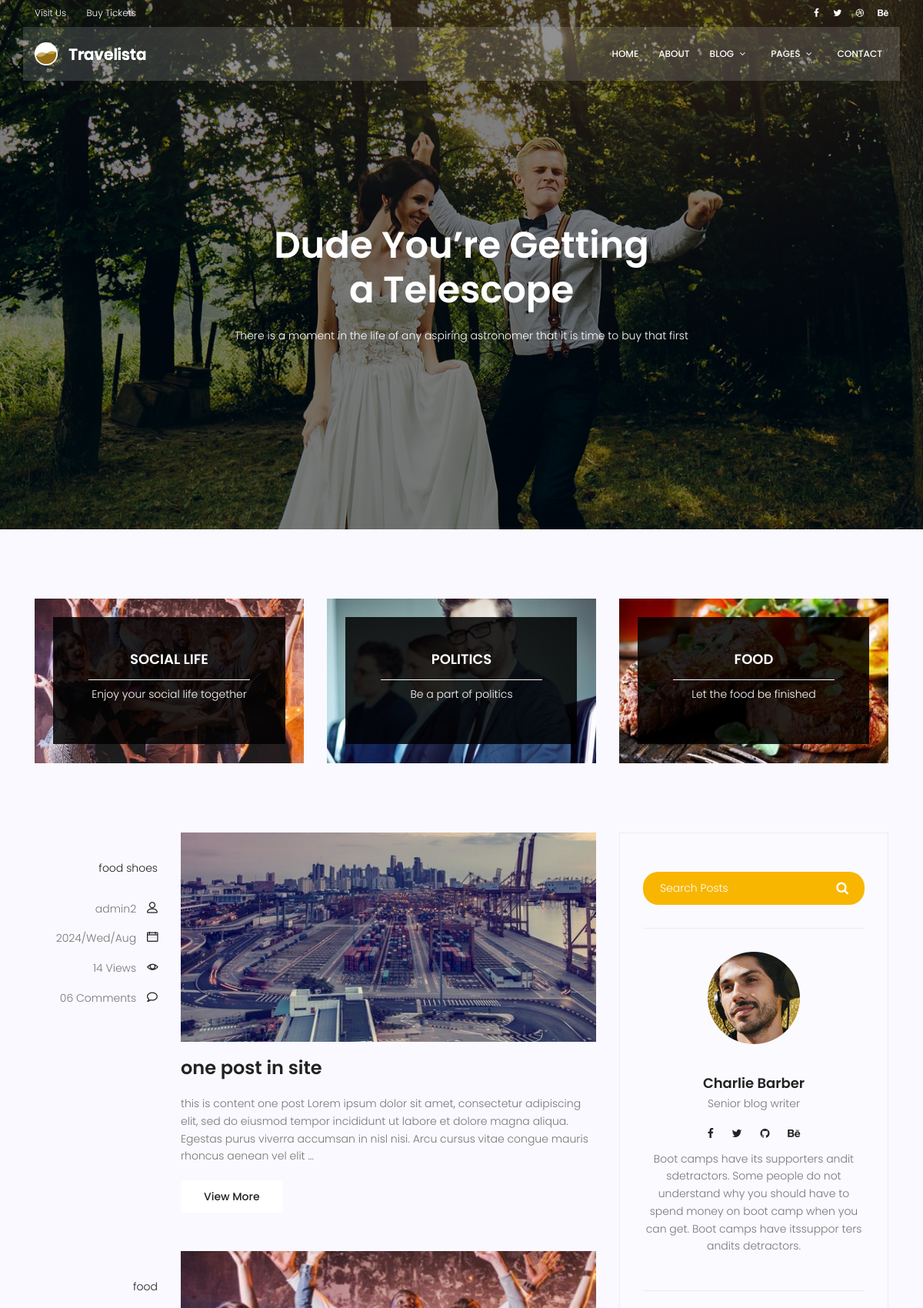
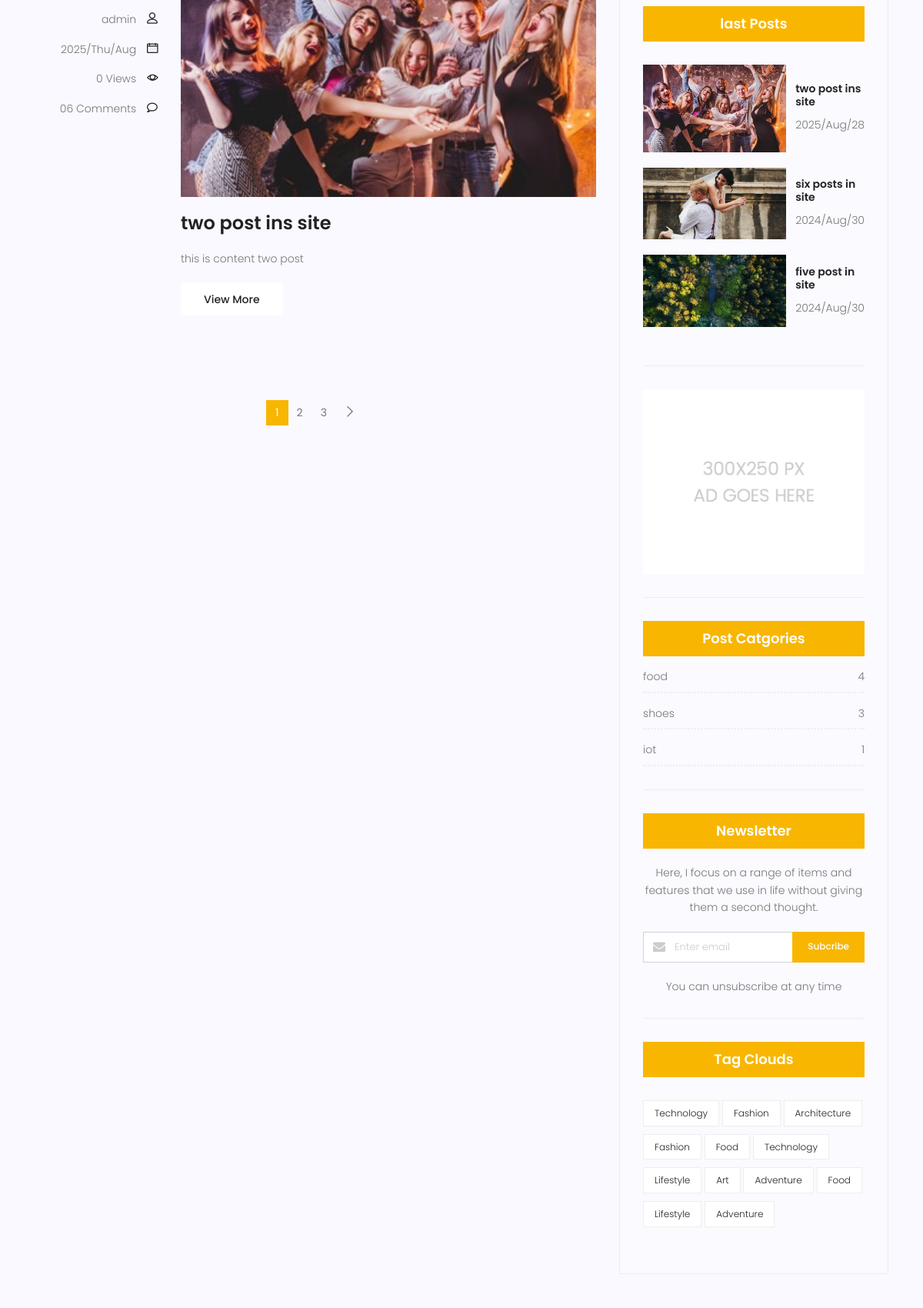
The app's page /blogs/ (upper part) with its own data (2 pictures, top to bottom).
### blog/models.py (models this page shows, shortened)
class Category(models.Model):
    name = models.CharField(max_length=255)
    def __str__(self):
        return self.name
    class Meta:
        verbose_name = "دسته بندی "
        verbose_name_plural = "دسته بندی ها"

class Post(models.Model):
    author = models.ForeignKey(User,on_delete=models.SET_NULL,null=True)
    title = models.CharField(max_length=255)
    content = models.TextField()
    category = models.ManyToManyField('Category')
    image = models.ImageField(upload_to="blog_image",null=True)
    status = models.BooleanField(default=False)
    counted_view = models.IntegerField(default=0)
    created_date = models.DateTimeField(auto_now_add=True,null=True)
    updated_date = models.DateTimeField(auto_now=True,null=True)
    published_date = models.DateTimeField(null=True)
    class Meta:
        ordering = ["created_date"]
        verbose_name = "پست "
        verbose_name_plural = "پست ها "

### blog/views.py (the view)
# urls.py: path("",views.all_blogs_view,name="all"),
def all_blogs_view(request,**kwargs):
    time_now = timezone.now()
    posts = Post.objects.exclude(published_date__gt=time_now).filter(status=True)
    cat_name = ""
    username = ""
    if kwargs.get("cat_name") != None:
        cat_name = kwargs.get("cat_name")
        posts = posts.filter(category__name=kwargs.get("cat_name"))
    if kwargs.get("username") != None:
        username = kwargs.get("username")
        posts = posts.filter(author__username=kwargs.get("username"))
    posts = Paginator(posts,2)
    try :
        page_number = request.GET.get("page")
        posts = posts.get_page(page_number)
    except PageNotAnInteger:
        posts = posts.get_page(1)
    except EmptyPage :
        posts = posts.get_page(1)
    return render(request,"blog/all_blog.html",{"posts" :posts,"cat_name":cat_name ,"username" :username})

### blog/templatetags/blog_sidebar.py (called while the page is built)
@register.inclusion_tag("blog/category_sidebar.html")
def all_category_sidebar():
    time_now = timezone.now()
    posts = Post.objects.exclude(published_date__gt=time_now).filter(status=True)
    category_dict = {}
    category = Category.objects.all()
    for name in category :
        category_dict[name] = posts.filter(category=name).count()
    return {
        "category": category_dict
    }

@register.inclusion_tag("blog/last_post_sidebar.html")
def last_post_sidebar():
    time_now = timezone.now()
    last_posts = Post.objects.exclude(published_date__gt=time_now).filter(status=True).order_by("-published_date")[:3]
    return {"last_posts" :last_posts}

### templates/blog/all_blog.html (shortened to what this page needs)
{% extends 'base.html' %}
{% load static %}
{% load blog_sidebar %}
{% block content %}
<section class="banner-area relative blog-home-banner" id="home">
    <div class="overlay overlay-bg"></div>
    <div class="container">
        <div class="row d-flex align-items-center justify-content-center">
            <div class="about-content blog-header-content col-lg-12">
                <h1 class="text-white">
                    Dude You’re Getting
                    a Telescope
                </h1>
                <p class="text-white">
                    There is a moment in the life of any aspiring astronomer that it is time to buy that first
                </p>
            </div>
        </div>
    </div>
</section>
<section class="top-category-widget-area pt-90 pb-90 ">
    <div class="container">
        <div class="row">
            <div class="col-lg-4">
                <div class="single-cat-widget">
                    <div class="content relative">
                        <div class="overlay overlay-bg"></div>
                        <a href="#" target="_blank">
                          <div class="thumb">
                               <img class="content-image img-fluid d-block mx-auto" src="{% static 'img/blog/cat-widget1.jpg' %}" alt="">
                            </div>
                          <div class="content-details">
                            <h4 class="content-title mx-auto text-uppercase">Social life</h4>
                            <span></span>
                            <p>Enjoy your social life together</p>
                          </div>
                        </a>
                    </div>
                </div>
            </div>
            <div class="col-lg-4">
                <div class="single-cat-widget">
                    <div class="content relative">
                        <div class="overlay overlay-bg"></div>
                        <a href="#" target="_blank">
                          <div class="thumb">
                               <img class="content-image img-fluid d-block mx-auto" src="{% static 'img/blog/cat-widget2.jpg' %}" alt="">
                            </div>
                          <div class="content-details">
                            <h4 class="content-title mx-auto text-uppercase">Politics</h4>
                            <span></span>
                            <p>Be a part of politics</p>
                          </div>
                        </a>
                    </div>
                </div>
            </div>
            <div class="col-lg-4">
                <div class="single-cat-widget">
                    <div class="content relative">
                        <div class="overlay overlay-bg"></div>
                        <a href="#" target="_blank">
                          <div class="thumb">
                               <img class="content-image img-fluid d-block mx-auto" src="{% static 'img/blog/cat-widget3.jpg' %}" alt="">
                            </div>
                          <div class="content-details">
                            <h4 class="content-title mx-auto text-uppercase">Food</h4>
                            <span></span>
                            <p>Let the food be finished</p>
                          </div>
                        </a>
                    </div>
                </div>
            </div>
        </div>
    </div>
</section>
<section class="post-content-area">
    <div class="container">
        <div class="row">
            <div class="col-lg-8 posts-list">
                {% for post in posts %}
                <div class="single-post row">
                    <div class="col-lg-3  col-md-3 meta-details">
                        <ul class="tags">
                            {% for cat in post.category.all%}
                            <li><a href="{% url 'blog:category' cat.name %}">{{cat.name}}</a></li>
                            {% endfor %}
                        </ul>
                        <div class="user-details row">
                            <p class="user-name col-lg-12 col-md-12 col-6"><a href="{% url 'blog:author' post.author.username %}">{{ post.author}}</a> <span class="lnr lnr-user"></span></p>
                            <p class="date col-lg-12 col-md-12 col-6"><a href="#">{{post.published_date|date:"Y/D/M "}}</a> <span class="lnr lnr-calendar-full"></span></p>
                            <p class="view col-lg-12 col-md-12 col-6"><a href="#">{{post.counted_view}} Views</a> <span class="lnr lnr-eye"></span></p>
                            <p class="comments col-lg-12 col-md-12 col-6"><a href="#">06 Comments</a> <span class="lnr lnr-bubble"></span></p>
                        </div>
                    </div>
                    <div class="col-lg-9 col-md-9 ">
                        <div class="feature-img">
                            <img class="img-fluid" src="{{post.image.url}}" alt="">
                        </div>
                        <a class="posts-title" href="{% url 'blog:single' post.id %}"><h3>{{post.title}}</h3></a>
                        <p class="excert">
                            {{post.content|truncatewords:40}}
                        </p>
                        <a href="{% url 'blog:single' post.id %}" class="primary-btn">View More</a>
                    </div>
                </div>
                {% endfor %}
                <nav class="blog-pagination justify-content-center d-flex">
                    <ul class="pagination">
                            {% for i in posts.paginator.page_range %}
                                {% if posts.number == i %}
                                <li class="page-item active"><a href="?page={{i}}" class="page-link">{{i}}</a></li>
                                {% else %}
                                <li class="page-item"><a href="?page={{i}}" class="page-link">{{i}}</a></li>
                                {% endif %}
                            {% endfor %}
                            {% if posts.has_next %}
                            <li class="page-item">
                                <a href="?page={{ posts.next_page_number }}" class="page-link" aria-label="Next">
                                    <span aria-hidden="true">
                                        <span class="lnr lnr-chevron-right"></span>
                                    </span>
                                </a>
                            </li>
                            {% endif %}
                    </ul>
                </nav>
            </div>
            <div class="col-lg-4 sidebar-widgets">
                <div class="widget-wrap">
                    <div class="single-sidebar-widget search-widget">
                        <form class="search-form" action="{% url 'blog:search' %}">
                            <input placeholder="Search Posts" name="search_word" type="text" onfocus="this.placeholder = ''" onblur="this.placeholder = 'Search Posts'" >
                            <button type="submit"><i class="fa fa-search"></i></button>
                        </form>
                    </div>
                    <div class="single-sidebar-widget user-info-widget">
                        <img src="{% static 'img/blog/user-info.png' %}" alt="">
                        <a href="#"><h4>Charlie Barber</h4></a>
                        <p>
                            Senior blog writer
                        </p>
                        <ul class="social-links">
                            <li><a href="#"><i class="fa fa-facebook"></i></a></li>
                            <li><a href="#"><i class="fa fa-twitter"></i></a></li>
                            <li><a href="#"><i class="fa fa-github"></i></a></li>
                            <li><a href="#"><i class="fa fa-behance"></i></a></li>
                        </ul>
                        <p>
                            Boot camps have its supporters andit sdetractors. Some people do not understand why you should have to spend money on boot camp when you can get. Boot camps have itssuppor ters andits detractors.
                        </p>
                    </div>
                    {% last_post_sidebar %}
                    {% all_category_sidebar %}
                    <div class="single-sidebar-widget newsletter-widget">
                        <h4 class="newsletter-title">Newsletter</h4>
                        <p>
                            Here, I focus on a range of items and features that we use in life without
                            giving them a second thought.
                        </p>
                        <div class="form-group d-flex flex-row">
                           <div class="col-autos">
                              <div class="input-group">
                                <div class="input-group-prepend">
                                  <div class="input-group-text"><i class="fa fa-envelope" aria-hidden="true"></i>
                                </div>
                                </div>
                                <input type="text" class="form-control" id="inlineFormInputGroup" placeholder="Enter email" onfocus="this.placeholder = ''" onblur="this.placeholder = 'Enter email'" >
                              </div>
                            </div>
                            <a href="#" class="bbtns">Subcribe</a>
                        </div>
                        <p class="text-bottom">
                            You can unsubscribe at any time
                        </p>
                    </div>
                    <div class="single-sidebar-widget tag-cloud-widget">
                        <h4 class="tagcloud-title">Tag Clouds</h4>
                        <ul>
                            <li><a href="#">Technology</a></li>
                            <li><a href="#">Fashion</a></li>
                            <li><a href="#">Architecture</a></li>
                            <li><a href="#">Fashion</a></li>
                            <li><a href="#">Food</a></li>
                            <li><a href="#">Technology</a></li>
                            <li><a href="#">Lifestyle</a></li>
                            <li><a href="#">Art</a></li>
                            <li><a href="#">Adventure</a></li>
                            <li><a href="#">Food</a></li>
                            <li><a href="#">Lifestyle</a></li>
                            <li><a href="#">Adventure</a></li>
                        </ul>
                    </div>
                </div>
            </div>
        </div>
    </div>
</section>
{% endblock %}

### templates/blog/last_post_sidebar.html
{% load static %}
<div class="single-sidebar-widget popular-post-widget">
    <h4 class="popular-title">last Posts</h4>
    <div class="popular-post-list">
        {% for post in last_posts %}
        <div class="single-post-list d-flex flex-row align-items-center">
            <div class="thumb">
                <img class="img-fluid" src="{{post.image.url}}" alt="">
            </div>
            <div class="details">
                <a href="{% url 'blog:single' post.id%}"><h6>{{post.title}}</h6></a>
                <p>{{post.published_date|date:"Y/M/d"}}</p>
            </div>
        </div>
        {% endfor %}
    </div>
</div>

### templates/blog/category_sidebar.html
{% load static %}
<div class="single-sidebar-widget ads-widget">
    <a href="#"><img class="img-fluid" src="{% static 'img/blog/ads-banner.jpg' %}" alt=""></a>
</div>
<div class="single-sidebar-widget post-category-widget">
    <h4 class="category-title">Post Catgories</h4>
    <ul class="cat-list">
     {% for name,count in category.items %}
     <li>
        <a href="{% url 'blog:category' name %}" class="d-flex justify-content-between">
            <p>{{name}}</p>
            <p>{{count}}</p>
        </a>
    </li>
     {% endfor %}
    </ul>
</div>

### records on screen
Post: author "admin2", published_date "2024/Wed/Aug", counted_view "14", image (picture), title "one post in site", content "this is content one post Lorem ipsum dolor sit amet, consectetur adipiscing elit, sed do eiusmod tempor incididunt ut labore et dolore magna aliqua. Egestas purus viverra accumsan in nisl nisi. Arcu cursus vitae congue mauris rhoncus aenean vel elit …"
Category: name "food", count "4"
Category: name "shoes", count "3"
Post: author "admin", published_date "2025/Thu/Aug", counted_view "0", image (picture), title "two post ins site", content "this is content two post", published_date "2025/Aug/28"
Post: image (picture), title "six posts in site", published_date "2024/Aug/30"
Post: image (picture), title "five post in site", published_date "2024/Aug/30"
Category: name "iot", count "1"

### other values on screen
{{ i }} "1"
{{ i }} "2" "3"
